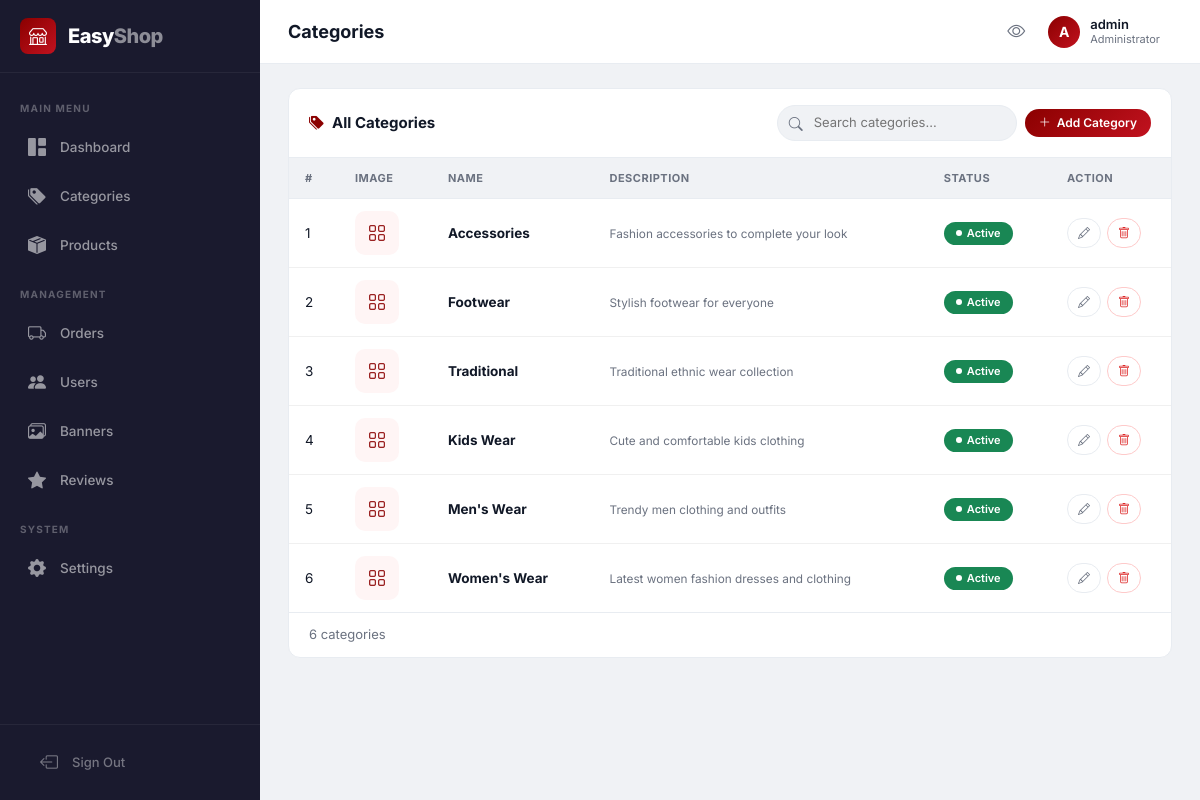
Screenshot of /admin/categories.php (signed in) with the database file from the repository.
### tables this page shows
CREATE TABLE IF NOT EXISTS categories (
  id INT AUTO_INCREMENT PRIMARY KEY,
  name VARCHAR(100) NOT NULL,
  description TEXT DEFAULT NULL,
  image VARCHAR(255) DEFAULT NULL,
  status TINYINT DEFAULT 1,
  created_at TIMESTAMP DEFAULT CURRENT_TIMESTAMP
);

### admin/categories.php (the view, shortened to what this page needs)
<?php
require_once 'includes/header.php';
$categories_q = mysqli_query($conn, "SELECT * FROM categories ORDER BY id DESC");
$categories = $categories_q ? $categories_q : false;
?>
<div class="table-card">
  <div class="table-header">
    <h5><i class="bi bi-tags-fill me-2" style="color:var(--red);"></i>All Categories</h5>
    <div class="table-actions">
      <div class="search-wrap">
        <i class="bi bi-search"></i>
        <input type="text" class="search-input" placeholder="Search categories..." onkeyup="filterTable(this)">
      </div>
      <a href="add_category.php" class="btn-red btn-sm"><i class="bi bi-plus-lg"></i> Add Category</a>
    </div>
  </div>
  <div class="table-responsive">
    <table id="dataTable">
      <thead>
        <tr>
          <th style="width:50px;">#</th>
          <th>Image</th>
          <th>Name</th>
          <th>Description</th>
          <th>Status</th>
          <th style="width:120px;">Action</th>
        </tr>
      </thead>
      <tbody>
        <?php if ($categories && mysqli_num_rows($categories) > 0): ?>
          <?php $i = 1; while ($c = mysqli_fetch_assoc($categories)):
            $cimg = $c['image'] && file_exists('../' . $c['image']) ? '../' . $c['image'] : '';
          ?>
            <tr>
              <td><?php echo $i++; ?></td>
              <td>
                <?php if ($cimg): ?>
                  <img src="<?php echo $cimg; ?>" style="width:44px;height:44px;border-radius:10px;object-fit:cover;border:1px solid var(--border-color);">
                <?php else: ?>
                  <span style="display:inline-flex;width:44px;height:44px;border-radius:10px;background:var(--red-light);color:var(--red);align-items:center;justify-content:center;font-size:18px;"><i class="bi bi-grid"></i></span>
                <?php endif; ?>
              </td>
              <td><strong><?php echo $c['name']; ?></strong></td>
              <td><small style="color:var(--text-muted);"><?php echo substr($c['description'] ?? '', 0, 60); ?></small></td>
              <td>
                <a href="?toggle=<?php echo $c['id']; ?>" style="text-decoration:none;color:inherit;">
                  <span class="badge-status bg-<?php echo $c['status'] ? 'success' : 'secondary'; ?>" style="cursor:pointer;">
                    <span class="dot"></span> <?php echo $c['status'] ? 'Active' : 'Inactive'; ?>
                  </span>
                </a>
              </td>
              <td>
                <div style="display:flex;gap:6px;">
                  <a href="edit_category.php?id=<?php echo $c['id']; ?>" class="btn-outline-secondary btn-sm" style="padding:5px 10px;"><i class="bi bi-pencil"></i></a>
                  <a href="?delete=<?php echo $c['id']; ?>" class="btn-outline-secondary btn-sm" style="padding:5px 10px;color:#dc2626;border-color:#fecaca;" onclick="return confirm('Delete this category?')"><i class="bi bi-trash"></i></a>
                </div>
              </td>
            </tr>
          <?php endwhile; ?>
        <?php endif; ?>
      </tbody>
    </table>
  </div>
  <div class="table-footer">
    <span><?php echo $categories && mysqli_num_rows($categories) > 0 ? mysqli_num_rows($categories) . ' categories' : '0 categories'; ?></span>
  </div>
</div>
<?php require_once 'includes/footer.php'; ?>

### admin/assets/css/admin.css (style rules this page uses)
:root { --sidebar-width: 260px; --sidebar-collapsed: 70px; --topbar-height: 64px; --red: #8B0000; --red-dark: #5C0000; --red-light: #fff5f5; --red-gradient: linear-gradient(135deg, #8B0000 0%, #c1121f 100%); --dark: #1a1a2e; --body-bg: #f0f2f5; --card-bg: #ffffff; --border-color: #e8ecf1; --text-muted: #6b7280; --text-dark: #111827; --shadow-sm: 0 1px 3px rgba(0,0,0,0.06); --shadow-md: 0 4px 16px rgba(0,0,0,0.08); --shadow-lg: 0 8px 32px rgba(0,0,0,0.12); --radius-sm: 8px; --radius-md: 12px; --radius-lg: 16px; }
* { margin: 0; padding: 0; box-sizing: border-box; }
body { font-family: 'Inter', -apple-system, BlinkMacSystemFont, 'Segoe UI', Roboto, sans-serif; background: var(--body-bg); color: var(--text-dark); font-size: 14px; overflow-x: hidden; }
.table-card { background: var(--card-bg); border-radius: var(--radius-md); border: 1px solid var(--border-color); overflow: hidden; margin-bottom: 24px; }
.table-card .table-header { padding: 16px 20px; display: flex; align-items: center; justify-content: space-between; flex-wrap: wrap; gap: 12px; border-bottom: 1px solid var(--border-color); }
.table-card .table-header h5 { font-size: 15px; font-weight: 700; margin: 0; }
.table-card .table-header .table-actions { display: flex; align-items: center; gap: 8px; }
.table-card .table-header .table-actions .search-input { border: 1px solid var(--border-color); border-radius: 50px; padding: 7px 14px 7px 36px; font-size: 13px; outline: none; background: var(--body-bg); min-width: 200px; transition: 0.3s; }
.table-card .table-header .table-actions .search-wrap { position: relative; }
.table-card .table-header .table-actions .search-wrap i { position: absolute; left: 12px; top: 50%; transform: translateY(-50%); color: var(--text-muted); font-size: 14px; }
.table-card .table-responsive { overflow-x: auto; }
.table-card table { width: 100%; border-collapse: separate; border-spacing: 0; }
.table-card table thead th { padding: 12px 16px; font-size: 11px; font-weight: 700; text-transform: uppercase; letter-spacing: 0.5px; color: var(--text-muted); background: var(--body-bg); border-bottom: 1px solid var(--border-color); white-space: nowrap; text-align: left; }
.table-card table tbody td { padding: 12px 16px; font-size: 13.5px; border-bottom: 1px solid #f0f0f0; vertical-align: middle; }
.table-card table tbody tr:last-child td { border-bottom: none; }
.table-card .table-footer { padding: 12px 20px; display: flex; align-items: center; justify-content: space-between; border-top: 1px solid var(--border-color); font-size: 13px; color: var(--text-muted); }
.btn-red { background: var(--red-gradient); color: #fff; border: none; border-radius: 50px; padding: 8px 22px; font-size: 13px; font-weight: 600; transition: all 0.3s ease; cursor: pointer; display: inline-flex; align-items: center; gap: 6px; text-decoration: none; }
.btn-outline-secondary { background: transparent; color: var(--text-muted); border: 1.5px solid var(--border-color); border-radius: 50px; padding: 7px 20px; font-size: 13px; font-weight: 600; transition: all 0.3s ease; cursor: pointer; display: inline-flex; align-items: center; gap: 6px; text-decoration: none; }
.btn-sm { padding: 5px 14px; font-size: 12px; }
.badge-status { display: inline-flex; align-items: center; gap: 5px; padding: 3px 12px; border-radius: 50px; font-size: 11px; font-weight: 600; }
.badge-status .dot { width: 6px; height: 6px; border-radius: 50%; }
.badge-status.bg-success { background: #059669; color: #fff; }
.badge-status.bg-success .dot { background: #fff; }

### rows the page displays
categories: name "Accessories", description "Fashion accessories to complete your look", status "Active"
categories: name "Footwear", description "Stylish footwear for everyone", status "Active"
categories: name "Traditional", description "Traditional ethnic wear collection", status "Active"
categories: name "Kids Wear", description "Cute and comfortable kids clothing", status "Active"
categories: name "Men's Wear", description "Trendy men clothing and outfits", status "Active"
categories: name "Women's Wear", description "Latest women fashion dresses and clothing", status "Active"

### other values shown
$page_title "Categories"
substr($_SESSION['admin_name'], 0, 1) "A"
$_SESSION['admin_name'] "admin"
mysqli_num_rows($categories) "6"
